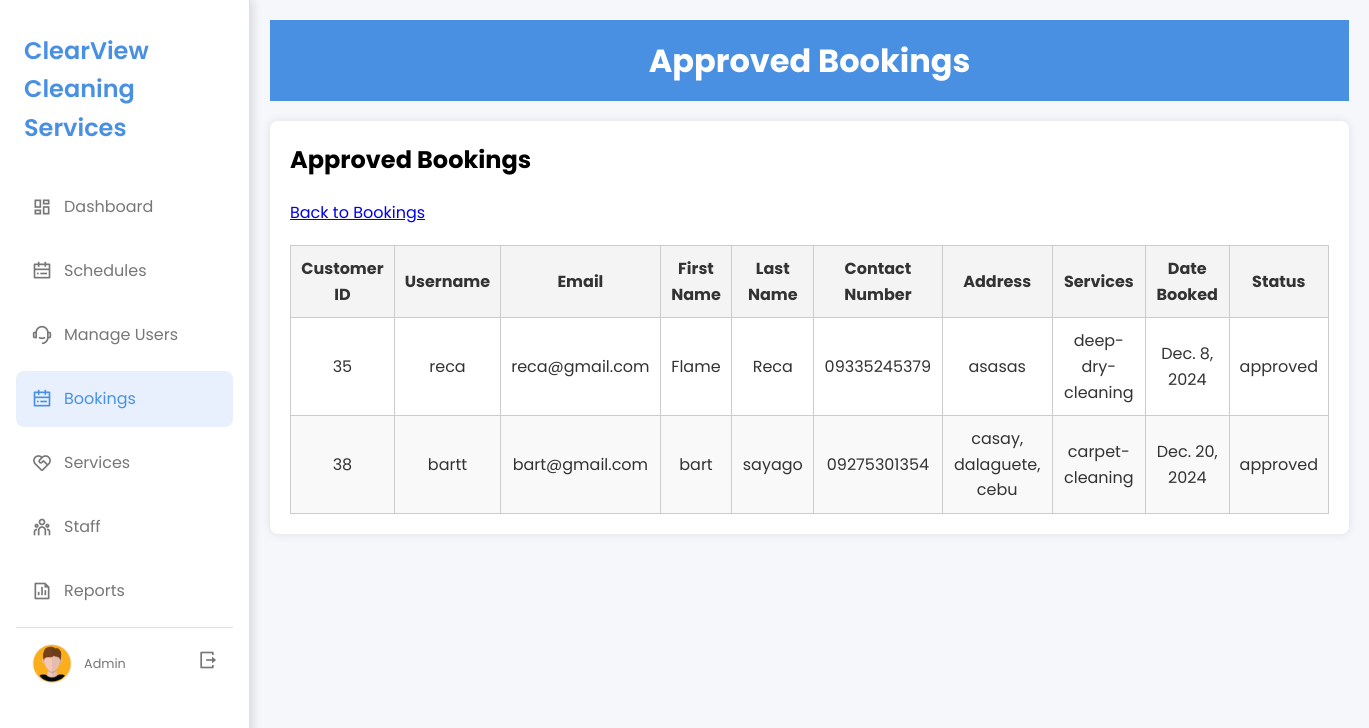
The app's page /approved-bookings/ with its own data.
### cleaning/models.py (models this page shows)
class Booking(models.Model):
    booking_id = models.AutoField(primary_key=True, editable=False)
    CLEANING_CHOICES = [
    ('residential', 'Residential Cleaning'),
    ('commercial', 'Commercial Cleaning'),
    ('move-in-out', 'Move-in/Move-out Cleaning'),
    ('carpet-cleaning', 'Carpet Cleaning'),
    ('window-cleaning', 'Window Cleaning'),
    ('eco-friendly', 'Eco-friendly Green Cleaning'),
    ('anti-bacterial-mist', 'Anti-Bacterial Mist Treatment'),
    ('car-interior-detailing', 'Car Interior Detailing'),
    ('deep-dry-cleaning', 'Deep Dry Cleaning'),
    ('deep-home-cleaning', 'Deep Home Cleaning'),
    ('deep-upholstery-shampooing', 'Deep Upholstery Shampooing'),
    ('steam-sterilization', 'Superior Steam Sterilization'),
]
    PENDING = 'pending'
    APPROVED = 'approved'
    DENIED = 'denied'
    STATUS_CHOICES = [
        (PENDING, 'Pending'),
        (APPROVED, 'Approved'),
        (DENIED, 'Denied'),
    ]
    user = models.ForeignKey(User, on_delete=models.CASCADE)
    cleaning_service = models.CharField(max_length=100, choices=CLEANING_CHOICES)
    first_name = models.CharField(max_length=100)
    last_name = models.CharField(max_length=100, default='Unknown')
    contact_number = models.CharField(max_length=15)
    address = models.TextField()
    additional_info = models.TextField(blank=True, null=True)
    status = models.CharField(max_length=20, choices=STATUS_CHOICES, default=PENDING)
    created_at = models.DateTimeField(auto_now_add=True)
    booking_date = models.DateField()
    def __str__(self):
        return f"Booking by {self.first_name} {self.last_name} - {self.cleaning_service}"

### cleaning/views.py (the view)
# urls.py: path('approved-bookings/', views.approved_bookings_view, name='approved_bookings'),
def approved_bookings_view(request):
    approved_bookings = Booking.objects.filter(status='approved')  # Filter only approved bookings
    print(approved_bookings)
    context = {
        'bookings': approved_bookings,  # Pass the filtered bookings to the template
        'total_bookings': Booking.objects.count(),
        'approved_bookings': approved_bookings.count(),
        'pending_bookings': Booking.objects.filter(status='pending').count(),
    }
    return render(request, 'cleaning/approved_bookings.html', context)

### cleaning/templates/cleaning/approved_bookings.html (shortened to what this page needs)
<!DOCTYPE html>
<html lang="en">
<head>
    {% load static %}
    <link rel="stylesheet" href="{% static 'styles/approved.css' %}?102"/>
    <link href="https://cdn.jsdelivr.net/npm/remixicon@2.5.0/fonts/remixicon.css" rel="stylesheet">
</head>
<body>
    <aside class="sidebar">
        <div class="logo">
            <span>ClearView Cleaning<span> Services</span>
        </div>
        <nav>
            <ul class="nav-links">
                <li><a href="{%url 'ad_dashboard' %}" ><i class="ri-dashboard-line"></i> Dashboard</a></li>
                <li><a href="{% url 'schedule'%}" ><i class="ri-calendar-todo-line"></i> Schedules</a></li>
                <li><a href="{%url 'user_manage' %}"><i class="ri-customer-service-2-line"></i> Manage Users</a></li>
                <li><a href="{%url 'admin_booking' %}" class="active"><i class="ri-calendar-todo-line"></i> Bookings</a></li>
                <li><a href="{%url 'ratings' %}"><i class="ri-service-line"></i> Services</a></li>
                <li><a href="{% url 'staf'%}"><i class="ri-team-line"></i> Staff</a></li>
                <li><a href="{% url 'reports'%}"><i class="ri-file-chart-line"></i> Reports</a></li>
            </ul>
        </nav>
        <div class="user-profile">
            <img src="{% static 'images/icon2.png'%}" alt="User Avatar" class="user-avatar">
            <div class="user-info">
                <div class="user-role">Admin</div>
            </div>
            <a href="{% url 'owner_login'%}" title="Logout">
                <button class="logout-btn">
                    <i class="ri-logout-box-r-line"></i>
                </button>
            </a>
        </div>
    </aside>
    <div class="main-content">
        <header>
            <h1>Approved Bookings</h1>
        </header>
        <main>
            <section class="admin-panel">
                <h2>Approved Bookings</h2>
                <a href="{% url 'admin_booking' %}" class="btn">Back to Bookings</a>
                <table class="user-table" role="table" aria-label="Approved Bookings Table">
                    <thead role="rowgroup">
                        <tr role="row">
                            <th>Customer ID</th>
                            <th>Username</th>
                            <th>Email</th>
                            <th>First Name</th>
                            <th>Last Name</th>
                            <th>Contact Number</th>
                            <th>Address</th>
                            <th>Services</th>
                            <th>Date Booked</th>
                            <th>Status</th>
                        </tr>
                    </thead>
                    <tbody id="approved-appointments-table" role="rowgroup">
                        {% if bookings %}
                            {% for booking in bookings %}
                                {% if booking.status == 'approved' %}
                                    <tr data-booking-id="{{ booking.booking_id }}">
                                        <td>{{ booking.booking_id }}</td>
                                        <td>{{ booking.user.username }}</td>
                                        <td>{{ booking.user.email }}</td>
                                        <td>{{ booking.first_name }}</td>
                                        <td>{{ booking.last_name }}</td>
                                        <td>{{ booking.contact_number }}</td>
                                        <td>{{ booking.address }}</td>
                                        <td>{{ booking.cleaning_service }}</td>
                                        <td>{{ booking.booking_date }}</td>
                                        <td class="status-cell">{{ booking.status }}</td>
                                    </tr>
                                {% endif %}
                            {% endfor %}
                        {% else %}
                            <tr>
                                <td colspan="10">No approved bookings found.</td>
                            </tr>
                        {% endif %}
                    </tbody>
                </table>
            </section>
        </main>
    </div>
</body>
</html>

### cleaning/static/styles/approved.css (style rules this page uses)
:root { --primary-color: #4a90e2; --secondary-color: #f5f7fa; --text-color: #333; --light-text-color: #777; --border-color: #e0e0e0; --hover-color: #e8f0fe; --success-color: #28a745; --warning-color: #ffc107; }
* { margin: 0; padding: 0; box-sizing: border-box; }
body { font-family: 'Poppins', sans-serif; background-color: var(--secondary-color); color: var(--text-color); line-height: 1.6; display: flex; min-height: 100vh; }
.sidebar { width: 250px; height: 100vh; background-color: white; border-right: 1px solid var(--border-color); padding: 2rem 1rem; display: flex; flex-direction: column; position: fixed; left: 0; top: 0; overflow-y: auto; box-shadow: 4px 0 8px rgba(0, 0, 0, 0.1); }
.logo { display: flex; align-items: center; gap: 0.5rem; font-size: 1.5rem; font-weight: 600; color: var(--primary-color); margin-bottom: 2rem; }
.nav-links { list-style-type: none; flex-grow: 1; }
.nav-links li { margin-bottom: 0.5rem; }
.nav-links a { display: flex; align-items: center; text-decoration: none; color: var(--light-text-color); padding: 0.75rem 1rem; border-radius: 8px; transition: all 0.3s ease; }
.nav-links a:hover, .nav-links a.active { background-color: var(--hover-color); color: var(--primary-color); }
.nav-links i { margin-right: 0.75rem; font-size: 1.25rem; }
.user-profile { display: flex; align-items: center; padding: 1rem; border-top: 1px solid var(--border-color); }
.user-avatar { width: 40px; height: 40px; border-radius: 50%; object-fit: cover; margin-right: 0.75rem; }
.user-info { flex-grow: 1; }
.user-role { font-size: 0.8rem; color: var(--light-text-color); }
.logout-btn { background: none; border: none; color: var(--light-text-color); cursor: pointer; font-size: 1.25rem; transition: color 0.3s ease; }
.main-content { flex-grow: 1; padding: 2rem; margin-left: 250px; transition: margin-left 0.3s ease; }
.main-content { flex-grow: 1; margin-left: 250px; padding: 20px; }
.main-content header { background-color: #4a90e2; color: white; padding: 15px; margin-bottom: 20px; text-align: center; }
.admin-panel, .totals-container { background-color: #fff; padding: 20px; border-radius: 8px; box-shadow: 0 0 10px rgba(0, 0, 0, 0.1); margin-bottom: 20px; }
.admin-panel h2, .total-box h2 { margin-bottom: 20px; color: #000000; }
table { width: 100%; border-collapse: collapse; margin-top: 20px; }
table th, table td { border: 1px solid #ccc; padding: 10px; text-align: center; }
table th { background-color: #f4f4f4; }
.user-table tbody tr:nth-child(even), tbody tr:nth-child(even) { background-color: #f9f9f9; }

### records on screen
Booking: booking_id "35", user.username "reca", user.email "reca@gmail.com", first_name "Flame", last_name "Reca", contact_number "09335245379", address "asasas", cleaning_service "deep-dry-cleaning", booking_date "Dec. 8, 2024", status "approved"
Booking: booking_id "38", user.username "bartt", user.email "bart@gmail.com", first_name "bart", last_name "sayago", contact_number "09275301354", address "casay, dalaguete, cebu", cleaning_service "carpet-cleaning", booking_date "Dec. 20, 2024", status "approved"
